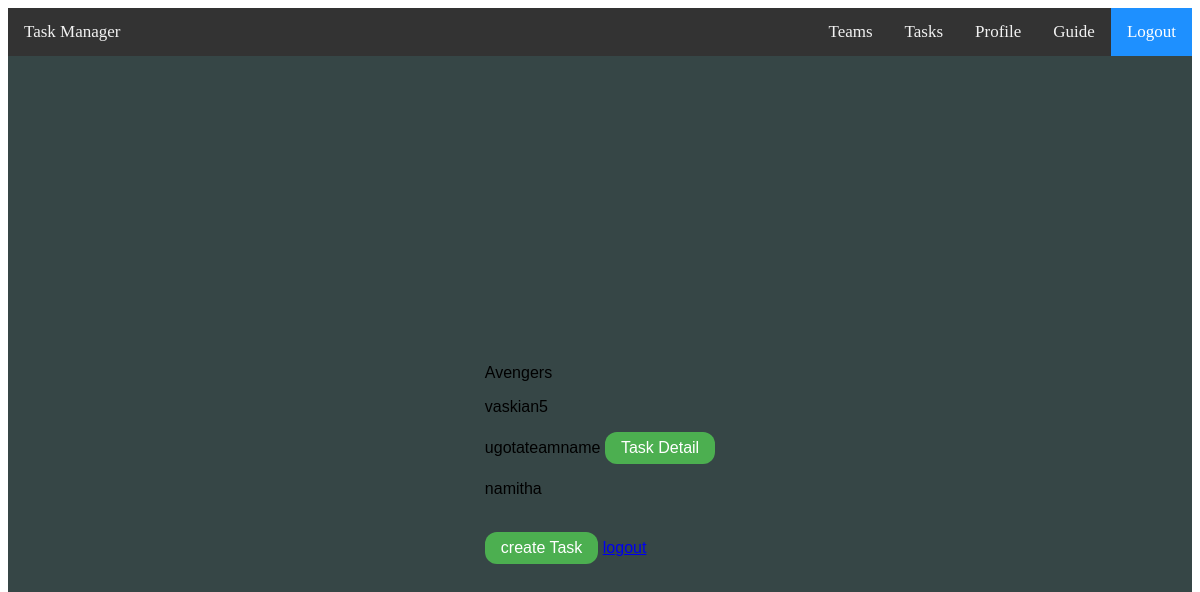
The app's page /team/4/details with its own data.
### users/models.py (models this page shows, shortened)
class Team(models.Model):
    TeamLead = models.ForeignKey(
        User, related_name="Teamleader", on_delete=models.CASCADE
    )
    TeamName = models.CharField(max_length=25,unique=True)
    MemberName = models.ManyToManyField(User,blank = True)

class Task(models.Model):
    title = models.CharField(max_length=140)
    description = models.TextField(blank = True, null = True)
    created_date = models.DateField(default=timezone.now, blank=True, null=True)
    due_date = models.DateField(blank=True, null=True)
    priority = models.IntegerField(default='0')
    TeamName = models.CharField(max_length=25,blank=True,null=True)
    creator = models.ForeignKey(
        User, related_name="todo_created_by", on_delete=models.CASCADE
    )
    assignee = models.ForeignKey(
        User,
        blank=True,
        null=True,
        related_name="todo_assigned_to",
        on_delete=models.CASCADE,
    )
    STATUSES = (
        ('Planned ', 'Planned'),
        ('Inprogress', 'Inprogress'),
        ('Done', 'Done'),
    )
    status = models.CharField(max_length=15,null=True, choices=STATUSES, default='Planned')
    class Meta:
        ordering = ["priority"]

### users/views.py (the view)
# urls.py: path('team/<int:pk>/details',user_views.TeamDetailView,name = 'team-details'),
def TeamDetailView(request,pk):
    team = Team.objects.get(id=pk)
    teamTasks = Task.objects.filter(TeamName = team.TeamName)
    context = {
        'Team':team,
        'tasks':teamTasks,
    }
    return render(request, "TeamTasks/Team_detail.html", context)

### templates/TeamTasks/Team_detail.html
{% extends "loginbase.html" %}
{% block content %}
        <p>{{Team.TeamName}}</p>
        <p>{{Team.TeamLead}}</p>
        {% for task in tasks %}
                <P>{{task.title}}
                        <a href =" {% url 'task-detail' task.id  %}"class="button">Task Detail</a>
                        {% endfor %}
        {% for m in Team.MemberName.all %}
                {% if m != Team.TeamLead %}
                <p>{{ m }} </p>
                {% endif %}
        {% endfor %}
        <br>
      <a href =" {% url 'team-task-create' Team.id  %}"class="button">create Task</a>
<a href = "{% url 'logout'%}">logout</a>
{% endblock content %}

### static/css/buttons.css (style rules this page uses)
.button { background-color: #4CAF50; border: none; color: white; padding: 7px 16px; text-align: center; text-decoration: none; display: inline-block; font-size: 16px; border-radius: 12px; }

### records on screen
Team: TeamName "Avengers", TeamLead "vaskian5"
Task: title "ugotateamname"

### other values on screen
{{ m }} "namitha"
